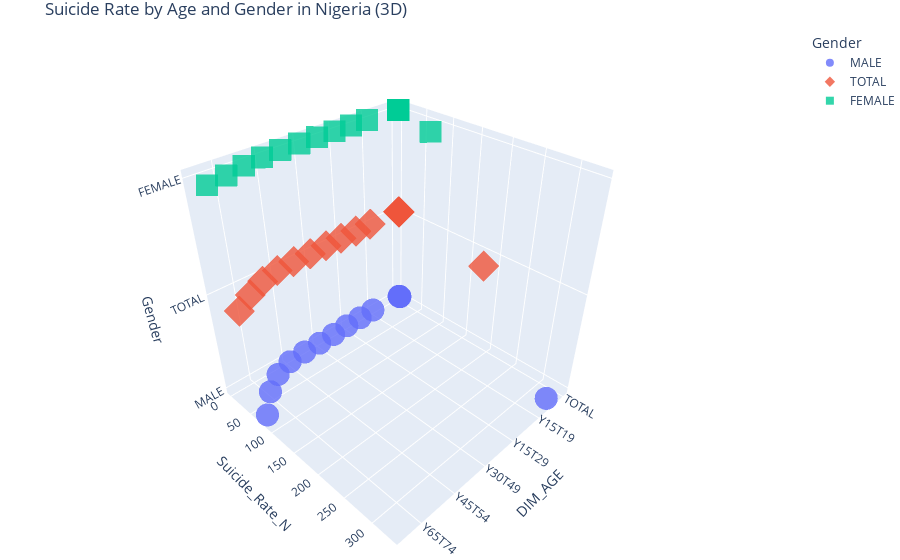

Source (notebook cell):
### Markdown cell above
# Visualizations

### Code cell
# Create a 3D scatter plot
fig = px.scatter_3d(
    Nigerian_suicide_cases,
    x="DIM_AGE",
    y="Suicide_Rate_N",
    z="Gender",  # Use Gender as the third axis (categorical)
    color="Gender",  # Color-code by gender
    title="Suicide Rate by Age and Gender in Nigeria (3D)",
    labels={"Suicide_Rate_N": "Suicide Rate (per 100k)", "Age": "Age (Years)"},
    hover_data={"DIM_AGE": True, "Gender": True, "Suicide_Rate_N": ":.2f"},
    symbol="Gender",  # Optional: Different symbols for genders
    opacity=0.8,
    height=600,
)

# Customize layout
fig.update_layout(
    scene=dict(
        xaxis_title="DIM_AGE",
        yaxis_title="Suicide_Rate_N",
        zaxis_title="Gender",
    ),
    margin=dict(l=0, r=0, b=0, t=30),
)

# Show the plot
fig.show()

### Figure 1 — Plotly figure (JSON) as saved in the notebook; plotly's stock layout.template omitted (floating-point values rounded to 4 significant figures)
{"data": [{"hovertemplate": "Gender=%{z}<br>DIM_AGE=%{x}<br>Suicide Rate (per 100k)=%{y:.2f}<extra></extra>", "legendgroup": "MALE", "marker": {"color": "#636efa", "opacity": 0.8, "symbol": "circle"}, "mode": "markers", "name": "MALE", "scene": "scene", "showlegend": true, "type": "scatter3d", "x": ["TOTAL", "TOTAL", "TOTAL", "TOTAL", "TOTAL", "TOTAL", "TOTAL", "TOTAL", "TOTAL", "TOTAL", "TOTAL", "TOTAL", "TOTAL", "TOTAL", "TOTAL", "TOTAL", "TOTAL", "TOTAL", "TOTAL", "TOTAL", "Y_GE85", "Y15T19", "Y15T24", "Y15T29", "Y25T34", "Y30T49", "Y35T44", "Y45T54", "Y55T64", "Y65T74", "Y75T84"], "y": [6.92, 6.36, 6.66, 5.16, 6.76, 6.11, 6.81, 6.34, 6.46, 6.72, 6.61, 5.28, 6.77, 5.33, 6.62, 5.02, 5.88, 6.68, 5.07, 5.55, 330.9, 2, 2.79, 3.43, 5.33, 6.67, 6.9, 9.2, 19.62, 41.78, 76.47], "z": ["MALE", "MALE", "MALE", "MALE", "MALE", "MALE", "MALE", "MALE", "MALE", "MALE", "MALE", "MALE", "MALE", "MALE", "MALE", "MALE", "MALE", "MALE", "MALE", "MALE", "MALE", "MALE", "MALE", "MALE", "MALE", "MALE", "MALE", "MALE", "MALE", "MALE", "MALE"]}, {"hovertemplate": "Gender=%{z}<br>DIM_AGE=%{x}<br>Suicide Rate (per 100k)=%{y:.2f}<extra></extra>", "legendgroup": "TOTAL", "marker": {"color": "#EF553B", "opacity": 0.8, "symbol": "diamond"}, "mode": "markers", "name": "TOTAL", "scene": "scene", "showlegend": true, "type": "scatter3d", "x": ["TOTAL", "TOTAL", "TOTAL", "TOTAL", "TOTAL", "TOTAL", "TOTAL", "TOTAL", "TOTAL", "TOTAL", "TOTAL", "TOTAL", "TOTAL", "TOTAL", "TOTAL", "TOTAL", "TOTAL", "TOTAL", "TOTAL", "TOTAL", "Y_GE85", "Y15T19", "Y15T24", "Y15T29", "Y25T34", "Y30T49", "Y35T44", "Y45T54", "Y55T64", "Y65T74", "Y75T84"], "y": [3.49, 4.77, 4.35, 3.53, 4.72, 4.85, 4.05, 4.4, 3.66, 4.51, 4.79, 3.58, 4.64, 4.2, 4.71, 3.85, 4.83, 4.93, 4.84, 3.69, 201.1, 1.39, 1.83, 2.14, 3.16, 4.3, 4.33, 6.84, 14.65, 29.62, 49.62], "z": ["TOTAL", "TOTAL", "TOTAL", "TOTAL", "TOTAL", "TOTAL", "TOTAL", "TOTAL", "TOTAL", "TOTAL", "TOTAL", "TOTAL", "TOTAL", "TOTAL", "TOTAL", "TOTAL", "TOTAL", "TOTAL", "TOTAL", "TOTAL", "TOTAL", "TOTAL", "TOTAL", "TOTAL", "TOTAL", "TOTAL", "TOTAL", "TOTAL", "TOTAL", "TOTAL", "TOTAL"]}, {"hovertemplate": "Gender=%{z}<br>DIM_AGE=%{x}<br>Suicide Rate (per 100k)=%{y:.2f}<extra></extra>", "legendgroup": "FEMALE", "marker": {"color": "#00cc96", "opacity": 0.8, "symbol": "square"}, "mode": "markers", "name": "FEMALE", "scene": "scene", "showlegend": true, "type": "scatter3d", "x": ["TOTAL", "TOTAL", "TOTAL", "TOTAL", "TOTAL", "TOTAL", "TOTAL", "TOTAL", "TOTAL", "TOTAL", "TOTAL", "TOTAL", "TOTAL", "TOTAL", "TOTAL", "TOTAL", "TOTAL", "TOTAL", "TOTAL", "TOTAL", "Y_GE85", "Y15T19", "Y15T24", "Y15T29", "Y25T34", "Y30T49", "Y35T44", "Y45T54", "Y55T64", "Y65T74", "Y75T84"], "y": [2.85, 1.97, 2.85, 2.02, 2.4, 2.76, 2.24, 2.87, 1.99, 2.72, 2.9, 2.61, 1.93, 2.84, 2.82, 1.95, 2.51, 2.18, 2.32, 2.09, 93.9, 0.76, 0.85, 0.81, 0.93, 1.87, 1.69, 4.49, 9.94, 18.61, 25.97], "z": ["FEMALE", "FEMALE", "FEMALE", "FEMALE", "FEMALE", "FEMALE", "FEMALE", "FEMALE", "FEMALE", "FEMALE", "FEMALE", "FEMALE", "FEMALE", "FEMALE", "FEMALE", "FEMALE", "FEMALE", "FEMALE", "FEMALE", "FEMALE", "FEMALE", "FEMALE", "FEMALE", "FEMALE", "FEMALE", "FEMALE", "FEMALE", "FEMALE", "FEMALE", "FEMALE", "FEMALE"]}], "layout": {"autosize": true, "legend": {"title": {"text": "Gender"}, "tracegroupgap": 0}, "margin": {"b": 0, "l": 0, "r": 0, "t": 30}, "scene": {"aspectmode": "auto", "aspectratio": {"x": 1, "y": 1, "z": 1}, "camera": {"center": {"x": 0, "y": 0, "z": 0}, "eye": {"x": 1.373, "y": 1.373, "z": 1.373}, "projection": {"type": "perspective"}, "up": {"x": 0, "y": 0, "z": 1}}, "domain": {"x": [0, 1], "y": [0, 1]}, "xaxis": {"title": {"text": "DIM_AGE"}, "type": "category"}, "yaxis": {"title": {"text": "Suicide_Rate_N"}, "type": "linear"}, "zaxis": {"categoryarray": ["MALE", "TOTAL", "FEMALE"], "categoryorder": "array", "title": {"text": "Gender"}, "type": "category"}}, "title": {"text": "Suicide Rate by Age and Gender in Nigeria (3D)"}}}
